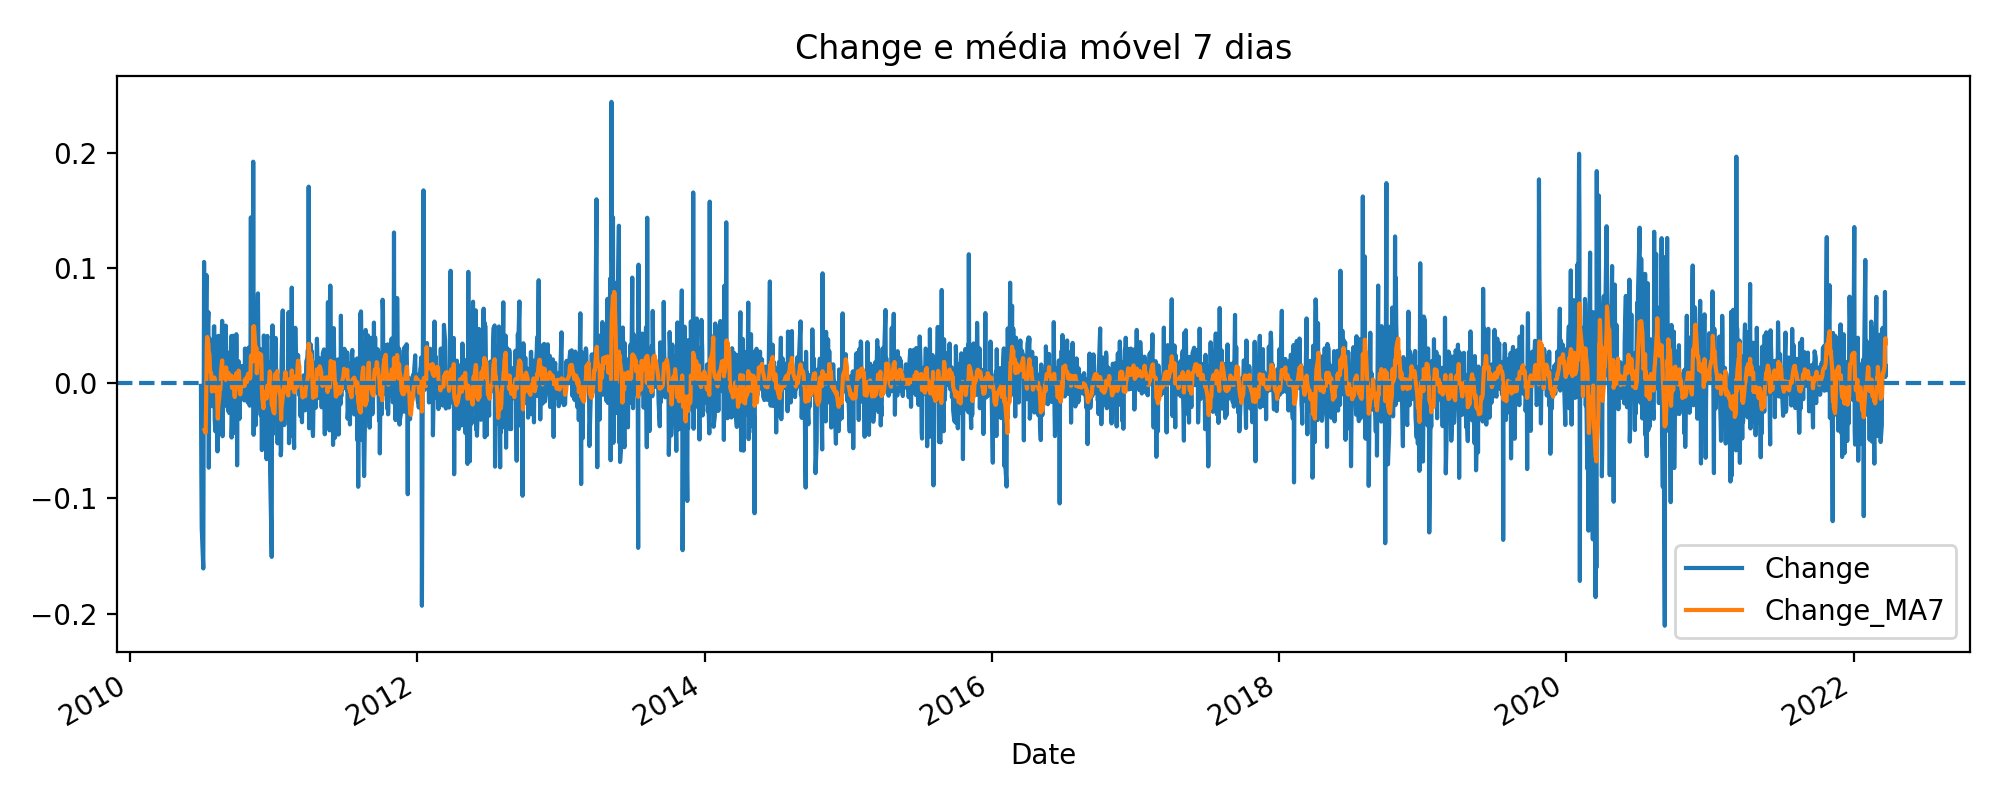

Write the Python code that produced this figure.
import pandas as pd, matplotlib.pyplot as plt

df = pd.read_csv("docs/Data/TSLA_ready.csv", parse_dates=["Date"])

# Série temporal de Change
df.plot(x="Date", y="Change", figsize=(10,4))
plt.axhline(0, ls="--")
plt.title("Variação diária (Change)")
plt.tight_layout()
plt.savefig("docs/roteiro3/SerieTemporal.png", dpi=200)
plt.close()

# Série temporal com média móvel 7d
df.assign(Change_MA7 = df["Change"].rolling(7).mean()) \
  .plot(x="Date", y=["Change","Change_MA7"], figsize=(10,4))
plt.axhline(0, ls="--")
plt.title("Change e média móvel 7 dias")
plt.tight_layout()
plt.savefig("docs/roteiro3/SerieTemporal.png", dpi=200)
plt.close()
